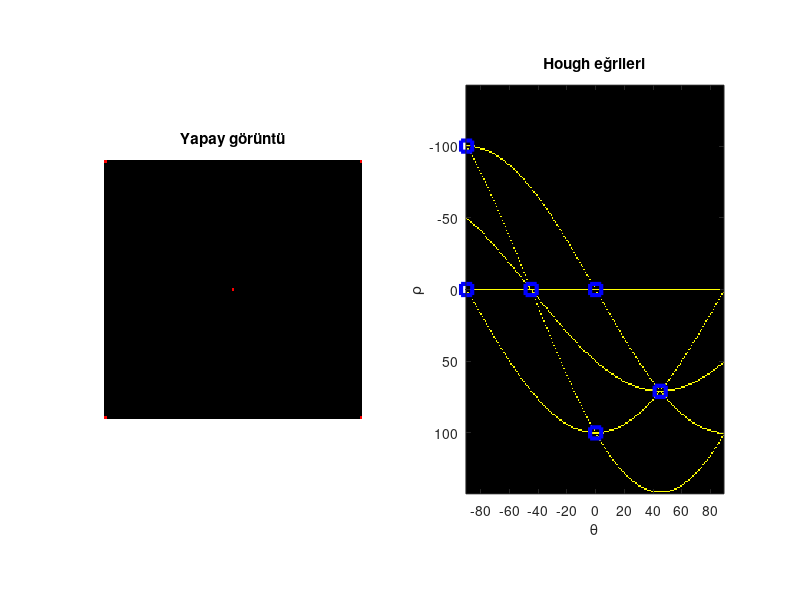
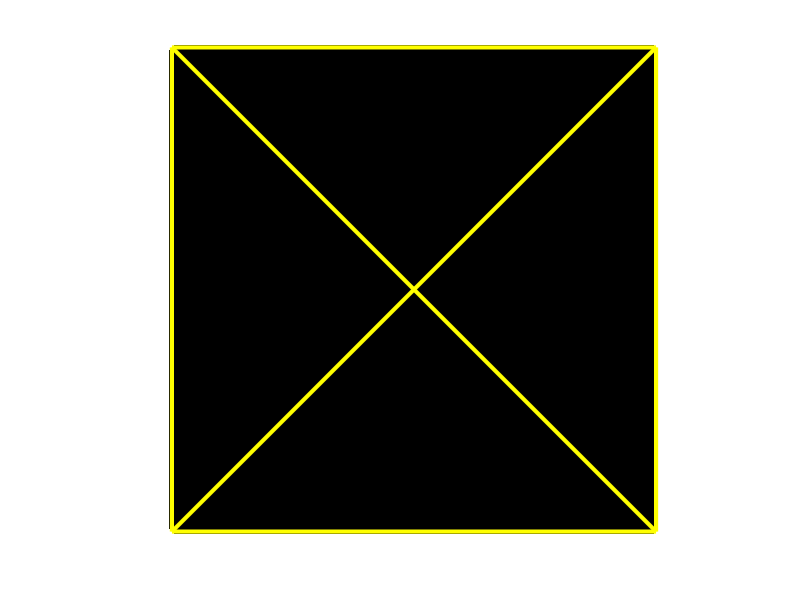

The MATLAB script that drew these images, in order: (Note: this script raises an error after producing the figures.)
% Hafta-13 Canlı Ders 1
% Basit bir görüntünün Hough dönüşümünü resmetme
clear;
f = zeros(101,101); % Yapay görüntü
f(1,1) = 1; f(101,1) = 1; f(1,101) = 1; 
f(101,101) = 1; f(51,51) = 1;
% Points are shown in red for clarity.
frgb = zeros(101,101,3);
frgb(:,:,1) = f;
figure, 
subplot(121), imshow(frgb); title('Yapay görüntü')
[H,thetaV,rhoV] = hough(f);
nr = numel(rhoV); nc = numel(thetaV);
fprintf('Hough matrisinin boyutları =%dx%d',nr,nc);
% Display hough curves in yellow.
Hrgb = zeros(nr,nc,3);
Hrgb(:,:,1) = H; Hrgb(:,:,2) = H;
subplot(122), 
imshow(Hrgb,'XData',thetaV,'YData',rhoV,'Border','loose')
title('Hough eğrileri')
axis on
% Using '\theta' displays the Greek symbol for theta.
xlabel('\theta'); ylabel('\rho');
xticks(-80:20:80)

peaks = houghpeaks(H,6);
x = thetaV(peaks(:,2));
y = rhoV(peaks(:,1));
hold on
plot(round(x), round(y),'LineStyle','none','Linewidth',3,...
    'Marker','s','MarkerSize',8,'color','b')
hold off
% zirvelere karşı gelen hough hücrelerinin doğru parçaları
lines = houghlines(f,thetaV,rhoV,peaks,'FillGap',101);
figure, imshow(f); hold on

for k = 1:length(lines)
   xy = [lines(k).point1; lines(k).point2];
   plot(xy(:,1),xy(:,2),'Linewidth',3,'Color','y');
end
hold off
%saveas(gcf,[filepath,'HoughCurves-1.png'])

Kenar bağlantıları için Hough dönüşümü kullanma.
clc;clear; 
f = imread('building.tif'); % 'circuit.tif'
bw = edge(f,'canny',[0.04 0.16],1.5);
figure(1),
subplot(121), imshow(f)
title('Orijinal Görüntü')
subplot(122), imshow(bw)
title('İkili Kenar Görüntüsü')

% Hough Döünüşüm matrisini hesaplama.
[H,thetaV,rhoV] = hough(bw,'thetaRes',0.1);

% Houg dönüşümünü ekranda görüntüleme.
figure(2), 
imshow(imadjust(mat2gray(H)),'XData',thetaV,'YData',rhoV,'Border','loose')
title('Hough eğrileri')  
daspect auto
axis on; xlabel('\theta'); ylabel('\rho'); xticks(-80:5:80);

% İkili görüntüdeki en fazla doğrusal olan noktaları hesaplayan houghpeaks
% fonksiyoun çağrılır ve parametre olarak girilen sayı değeri zirve sayısını
% gösteririr.
peaks = houghpeaks(H,8,'Threshold',150);

% Zirveleri veren dönüşümün görüntüsü üzerine bindirerek çizdirme.
x = thetaV(peaks(:,2)); y = rhoV(peaks(:,1));
hold on
plot(round(x), y,'LineStyle','none','Linewidth',3,...
    'Marker','s','MarkerSize',14,'color','b')
hold off
%exportgraphics(gcf,[filepath,'HoughCurves8.png'])

% zirvelere karşı gelen hough hücrelerinin doğru parçaları
lines = houghlines(bw,thetaV,rhoV,peaks,'FillGap',25,'Minlength',55);

figure(3), imshow(f); hold on
max_len = 0;

for k = 1:length(lines)
   xy = [lines(k).point1; lines(k).point2];
   plot(xy(:,1),xy(:,2),'Linewidth',3,'Color','y');
   
   % Doğruların başlanğıçlarını ve bitişlerini işaretleme
   plot(xy(1,1), xy(1,2),'*','LineWidth',2,'Color','red');
   plot(xy(2,1), xy(2,2),'*','LineWidth',2,'Color','blue');
end
% En uzun doğru parçasını renklendirme
xy_long = [lines(1).point1; lines(1).point2];
line(xy_long(:,1), xy_long(:,2),'LineWidth',3,'Color','cyan');
hold off 
